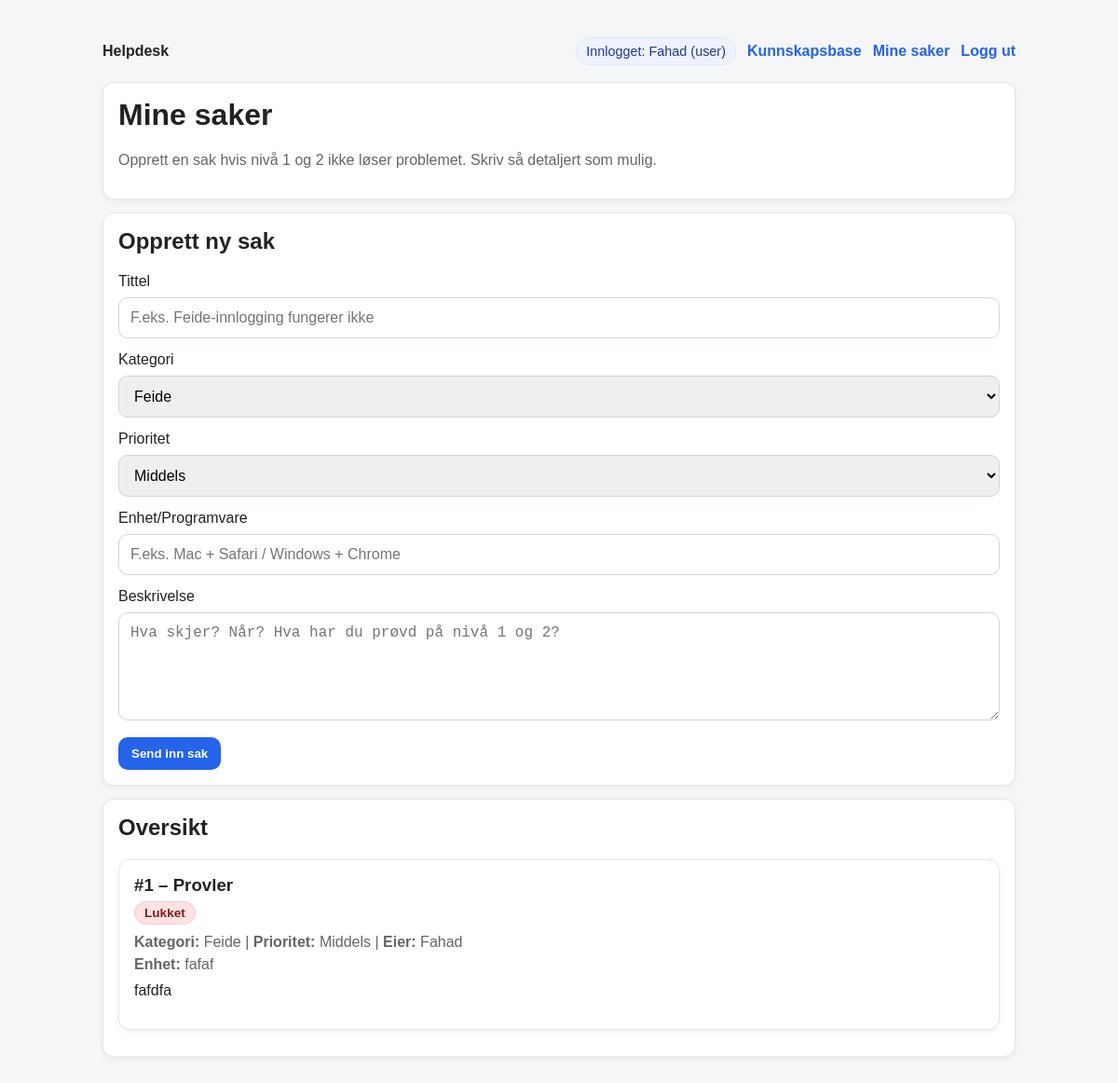
Page /tickets (signed in) on the committed database.
### tables this page shows
CREATE TABLE tickets (
            id INTEGER PRIMARY KEY AUTOINCREMENT,
            title TEXT NOT NULL,
            desc TEXT NOT NULL,
            owner TEXT NOT NULL,
            category TEXT NOT NULL DEFAULT 'Annet',
            priority TEXT NOT NULL DEFAULT 'Middels',
            device TEXT NOT NULL DEFAULT '',
            status TEXT NOT NULL DEFAULT 'Åpen',
            created_at TEXT NOT NULL DEFAULT (datetime('now'))
        );

### app/routes.py (the view, shortened to what this page needs)
@bp.route("/tickets", methods=["GET", "POST"])
def tickets():
    user = current_user()
    if not user:
        return redirect(url_for("main.login"))
    role = current_role()
    visible = get_tickets() if role == "support" else get_tickets(owner=user)
    return render_template("_tickets.html", tickets=visible, role=role)

### app/db.py (called while the page is built)
def _conn():
    DB_PATH.parent.mkdir(parents=True, exist_ok=True)
    conn = sqlite3.connect(DB_PATH)
    conn.row_factory = sqlite3.Row
    return conn

def get_tickets(owner: Optional[str] = None) -> List[Dict[str, str]]:
    conn = _conn()
    cur = conn.cursor()
    if owner is None:
        cur.execute("SELECT * FROM tickets ORDER BY id DESC")
    else:
        cur.execute("SELECT * FROM tickets WHERE owner = ? ORDER BY id DESC", (owner,))
    rows = cur.fetchall()
    conn.close()
    return [dict(r) for r in rows]

### app/routes.py (called while the page is built)
def current_user():
    return session.get("user")

def current_role():
    return session.get("role")

@bp.before_app_request
def ensure_db():
    init_db()

### app/templates/_tickets.html (shortened to what this page needs)
{% extends "base.html" %}
{% block content %}
<div class="card">
  <h1>Mine saker</h1>
  <p class="muted">
    Opprett en sak hvis nivå 1 og 2 ikke løser problemet. Skriv så detaljert som mulig.
  </p>
</div>
<div class="card">
  <h2>Opprett ny sak</h2>
  <form method="post">
    <label>Tittel</label>
    <input type="text" name="title" placeholder="F.eks. Feide-innlogging fungerer ikke" required>
    <label>Kategori</label>
    <select name="category" required>
      <option>Feide</option>
    </select>
    <label>Prioritet</label>
    <select name="priority" required>
      <option selected>Middels</option>
    </select>
    <label>Enhet/Programvare</label>
    <input type="text" name="device" placeholder="F.eks. Mac + Safari / Windows + Chrome" required>
    <label>Beskrivelse</label>
    <textarea name="desc" rows="5" placeholder="Hva skjer? Når? Hva har du prøvd på nivå 1 og 2?" required></textarea>
    <button type="submit">Send inn sak</button>
  </form>
</div>
<div class="card">
  <h2>Oversikt</h2>
  {% if tickets|length == 0 %}
    <p class="muted">Du har ingen saker enda. Start i Kunnskapsbase og opprett sak hvis det ikke løser problemet.</p>
  {% else %}
    {% for t in tickets %}
      <div class="card" style="margin:12px 0;">
        <div style="display:flex; justify-content:space-between; gap:12px; flex-wrap:wrap;">
          <div>
            <h3 style="margin-bottom:6px;">#{{ t.id }} – {{ t.title }}</h3>
            {% if t.status == "Åpen" %}
              <span class="badge badge-open">Åpen</span>
            {% else %}
              <span class="badge badge-closed">Lukket</span>
            {% endif %}
            <p class="muted" style="margin:10px 0 0;">
              <strong>Kategori:</strong> {{ t.category }} |
              <strong>Prioritet:</strong> {{ t.priority }} |
              <strong>Eier:</strong> {{ t.owner }}
            </p>
            <p class="muted" style="margin:6px 0 0;">
              <strong>Enhet:</strong> {{ t.device }}
            </p>
            <p style="margin-top:10px;">{{ t.desc }}</p>
          </div>
        </div>
      </div>
    {% endfor %}
  {% endif %}
</div>
{% endblock %}

### app/templates/base.html (shortened to what this page needs)
<!doctype html>
<html lang="no">
  <head>
  </head>
  <body>
    <header>
      <strong>Helpdesk</strong>
      <nav>
        {% if session.get("user") %}
          <span class="pill">Innlogget: {{ session.get("user") }} ({{ session.get("role") }})</span>
          <a href="{{ url_for('main.kb') }}">Kunnskapsbase</a>
          <a href="{{ url_for('main.tickets') }}">Mine saker</a>
          <a href="{{ url_for('main.logout') }}">Logg ut</a>
        {% endif %}
      </nav>
    </header>
    {% block content %}{% endblock %}
  </body>
</html>

### app/templates/base.html (style rules this page uses)
:root { --bg:#f4f6f8; --text:#222; --muted:#666; --card:#fff; --border:#e5e7eb; --primary:#2563eb; --primaryHover:#1d4ed8; --green:#16a34a; --yellow:#ca8a04; --red:#dc2626; }
body { font-family: Arial, sans-serif; max-width: 980px; margin: 40px auto; padding: 0 16px; background: var(--bg); color: var(--text); }
header { display:flex; justify-content:space-between; align-items:center; margin-bottom: 18px; }
nav { display:flex; gap:12px; align-items:center; flex-wrap:wrap; }
nav a { color: var(--primary); text-decoration:none; font-weight:700; }
.pill { background:#eef2ff; border:1px solid #dbeafe; color:#1e3a8a; padding:6px 10px; border-radius:999px; font-size:.9rem; white-space:nowrap; }
.card { background:var(--card); border:1px solid var(--border); border-radius:12px; padding:16px; margin:14px 0; box-shadow:0 2px 6px rgba(0,0,0,.05); }
.muted { color: var(--muted); }
h1,h2,h3 { margin-top:0; }
input, textarea, select { width:100%; padding:12px; margin:8px 0 14px; border-radius:10px; border:1px solid #cfd6df; box-sizing:border-box; font-size:1rem; }
.btn, button { display:inline-block; background: var(--primary); color:#fff; border:0; border-radius:10px; padding:10px 14px; font-weight:800; cursor:pointer; text-decoration:none; }
.badge { display:inline-block; padding:4px 10px; border-radius:999px; font-size:.85rem; font-weight:800; }
.badge-closed { background:#fee2e2; color:#7f1d1d; border:1px solid #fecaca; }

### rows in the picture
tickets: get "Fahad", id "1", title "Provler", status "Lukket", category "Feide", priority "Middels", owner "Fahad", device "fafaf", desc "fafdfa"

### other values in the picture
{{ session.get("role") }} "user"
